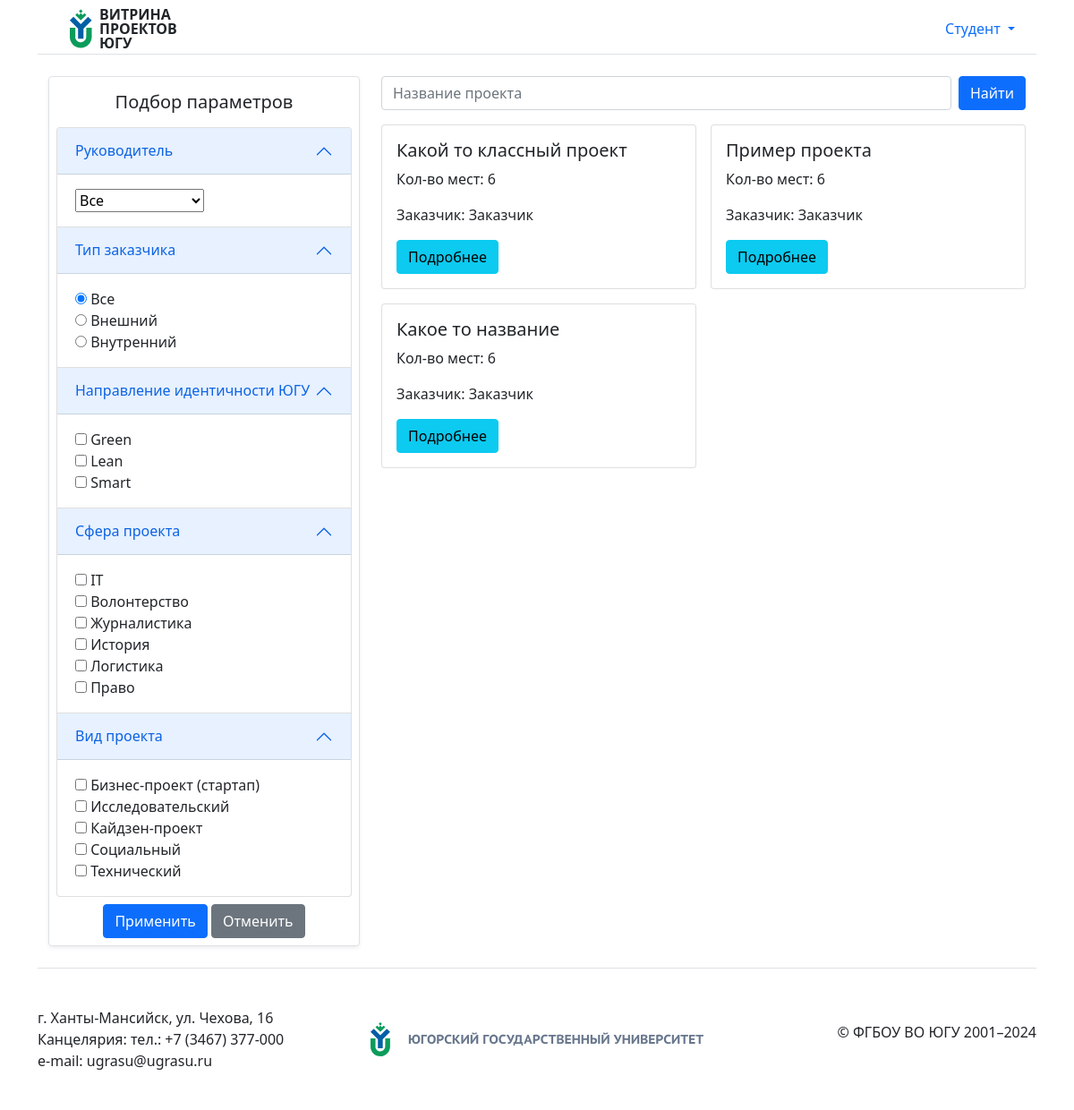
Screenshot of / (signed in) with the database file from the repository.
### showcase_projects/models.py (models this page shows, shortened)
class Project(models.Model):
    class Meta:
        permissions = [
            ("change_status_project", "Can change status project"),
        ]
    CUSTOMER_TYPE = [
        ('external' ,'Внешний'),
        ('interior' ,'Внутренний'),
    ]
    order = models.OneToOneField(Order, on_delete=models.CASCADE, default=None, null=True, blank=True,)
    place = models.IntegerField(default=6)
    lecturer = models.ForeignKey(Lecturer, on_delete=models.CASCADE, default=None, null=True, blank=True, related_name='lecturer')
    customer_type = models.CharField(max_length=20, choices=CUSTOMER_TYPE, default='processing')

class ModelWithStatus(models.Model):
    class Meta:
        abstract = True
    STATUS_CHOICES = [
        ('accepted', 'Принят'),
        ('processing', 'В обработке'),
        ('rejected', 'Отклонен'),
    ]
    status = models.CharField(max_length=20, choices=STATUS_CHOICES, default='processing')

class Order(ModelWithStatus):
    title = models.CharField(max_length=100)
    description = models.TextField()
    customer = models.ForeignKey(Customer, on_delete=models.CASCADE, related_name='customer')
    directionIdentity = models.ManyToManyField(DirectionIdentity)
    spheres = models.ManyToManyField(Spheres)
    types = models.ManyToManyField(Types)

### registration/models.py (models this page shows)
class Profile(models.Model):
    user = models.OneToOneField(
        User, on_delete=models.CASCADE,
    )
    class Meta:
        abstract = True
    def __str__(self):
        return self.user.username

class Customer(Profile):
    pass

### showcase_projects/views.py (the view)
# urls.py: path('', ProjectListView.as_view(model=Project), name='home'),
class ProjectListView(ListView):
    queryset = Project.objects.all()
    template_name = 'showcase_projects/home.html'
    context_object_name = 'projects'
    paginate_by = 4
    def get_queryset(self):
        queryset = super().get_queryset()
        query = self.request.GET.get('q')
        filters = self.request.GET
        if query:
            queryset = queryset.filter(Q(order__title__icontains=query))
        self.filterset = ProjectFilter(filters, queryset=queryset)
        return self.filterset.qs
    def get_context_data(self, **kwargs):
        context = super().get_context_data(**kwargs)
        context['projectFilter'] = self.filterset.form
        context['applied_filters'] = self.request.GET.urlencode()
        return context

### showcase_projects/models.py (called while the page is built)
    def __str__(self):
        return self.title

    def __str__(self):
        return self.title

    def __str__(self):
        return self.title

### showcase_projects/templates/showcase_projects/home.html (shortened to what this page needs)
{% extends "showcase_projects/base.html" %}
{% block content %}
<div class="container-fluid">
    <div class="row">
        <div class="col-md-8 order-md-2">
            <section class="text-center">
                <form action="{% url 'home' %}" method="get"
                    class="d-flex justify-content-between align-items-center mb-3">
                    <input name="q" type="text" class="form-control me-2" id="searchProject"
                        placeholder="Название проекта">
                    <button type="submit" class="btn btn-primary">Найти</button>
                </form>
            </section>
            <div class="row row-cols-1 row-cols-md-2 g-3">
                {% if projects %}
                    {% for project in projects %}
                        {% include "showcase_projects/project_card.html" %}
                    {% endfor %}
                {% else %}
                    <div class="col">
                        <h2>Проектов нет!</h2>
                    </div>
                {% endif %}
            </div>
        </div>
        <div class="col-md-4 order-md-1" id="filtersColumn">
            <div class="row p-2 g-0 border rounded overflow-hidden flex-md-row mb-4 shadow-sm h-md-250 position-relative" style="overflow-y: auto;">
                <h5 class="text-center mb-3 mt-2">Подбор параметров</h5>
                <form method="get">
                    <div class="accordion" id="projectFiltersAccordion">
                        {% for filter in projectFilter %}
                            <div class="accordion-item">
                                <h2 class="accordion-header" id="filterHeading{{ forloop.counter }}">
                                    <button class="accordion-button" type="button" data-bs-toggle="collapse" data-bs-target="#filterCollapse{{ forloop.counter }}" aria-expanded="true" aria-controls="filterCollapse{{ forloop.counter }}">
                                        {{ filter.label }}
                                    </button>
                                </h2>
                                <div id="filterCollapse{{ forloop.counter }}" class="accordion-collapse collapse show" aria-labelledby="filterHeading{{ forloop.counter }}">
                                    <div class="accordion-body">
                                        {{ filter }}
                                    </div>
                                </div>
                            </div>
                        {% endfor %}
                    </div>
                    <div class="col text-center">
                        <input type="submit" class="btn btn-primary btn-block mt-2" value="Применить" />
                        <button type="button" class="btn btn-secondary btn-block mt-2" onclick="clearFilters()">Отменить</button>
                    </div>
                </form>
            </div>
        </div>
    </div>
</div>
{% endblock content %}

### showcase_projects/templates/showcase_projects/base.html (shortened to what this page needs)
{% load static %}
<!DOCTYPE html>
<html lang="en">
<head>
    <link href="https://cdn.jsdelivr.net/npm/bootstrap@5.0.2/dist/css/bootstrap.min.css" rel="stylesheet"
>
</head>
<body>
    <div class="wrapper">
        <div class="container">
            <header class="border-bottom lh-1 p-1">
                <div class="row flex-nowrap justify-content-between align-items-center">
                    <div class="col-4 pt-1 d-flex">
                        <a href="{% url 'home' %}" class="d-inline-flex text-decoration-none">
                            <svg class="bi" width="40" height="32" role="img" aria-label="Витрина проектов ЮГУ">
                                <img class="img-fluid" src="{% static "showcase_projects/img/logo-separator.svg" %}" id="logo">
                            </svg>
                            <p class="mb-0 fw-bold text-dark" style="margin-left: 5%;">ВИТРИНА<br>ПРОЕКТОВ<br>ЮГУ</p>
                        </a>
                    </div>
                    <div class="col-4 pt-1 d-flex justify-content-end align-items-center">
                        <div class="p-1">
                            {% if user.is_authenticated %}
                            <div class="dropdown">
                                <div class="dropdown-toggle nav-item nav-link text-body-emphasis" id="dropdownMenuUser"
                                    data-bs-toggle="dropdown" aria-expanded="false" style="cursor: pointer;">
                                    {{ user.username }}
                                </div>
                                </div>
                            {% else %}
                                <a class="btn btn-outline-primary me-2" href="{% url 'login' %}">Вход</a>
                            {% endif %}
                        </div>
                    </div>
                </div>
            </header>
        </div>
        <div class="container mt-4 content">
            <main role="main" class="main-content">
                {% block content %}{% endblock %}
            </main>
        </div>
        <div class="container">
            <footer class="d-flex flex-wrap justify-content-between align-items-center py-1 border-top">
                <div class="col-md-4 mb-md-0 text-body-secondary">
                    г. Ханты-Мансийск, ул. Чехова, 16<br>
                    Канцелярия: тел.:
                    +7 (3467) 377-000<br>
                    e-mail:
                    ugrasu@ugrasu.ru<br>
                </div>
                <a href="{% url 'home' %}" class="col-md-4 d-flex align-items-center justify-content-center mb-3 mb-md-0 me-md-auto link-body-emphasis text-decoration-none">
                    <svg class="bi">
                        <img class="img-fluid" src="{% static "showcase_projects/img/logo.svg" %}" id="logo">
                    </svg>
                </a>
                <div class="mb-md-0 nav col-md-4 justify-content-end">
                    <p>© ФГБОУ ВО ЮГУ 2001–2024</p>
                </div>
            </footer>
        </div>
    </div>
</body>
</html>

### showcase_projects/templates/showcase_projects/project_card.html
<div class="col">
    <div class="card h-100">
        <div class="card-body">
            <h5 class="card-title">{{ project.order.title }}</h5>
            <p class="card-text">Кол-во мест: {{ project.place }}</p>
            <p class="card-text">Заказчик: {{ project.order.customer.user.username }}</p>
            <a href="{% url 'project-detail' project.id %}" class="btn btn-info">Подробнее</a>
        </div>
    </div>
</div>

### showcase_projects/templates/showcase_projects/base.html (style rules this page uses)
.main-content { min-height: calc(71vh); }

### rows the page displays
Project: order "Какой то классный проект", place "6", order.customer.user.username "Заказчик"
Project: order "Пример проекта", place "6", order.customer.user.username "Заказчик"
Project: order "Какое то название", place "6", order.customer.user.username "Заказчик"

### other values shown
{{ user.username }} "Студент"
{{ filter.label }} "Руководитель" "Тип заказчика" "Направление идентичности ЮГУ" "Сфера проекта" "Вид проекта"
